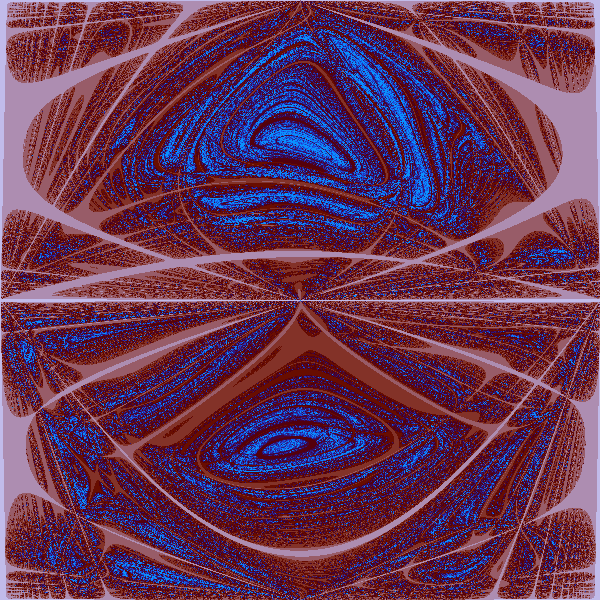
Frame 1 (no input)
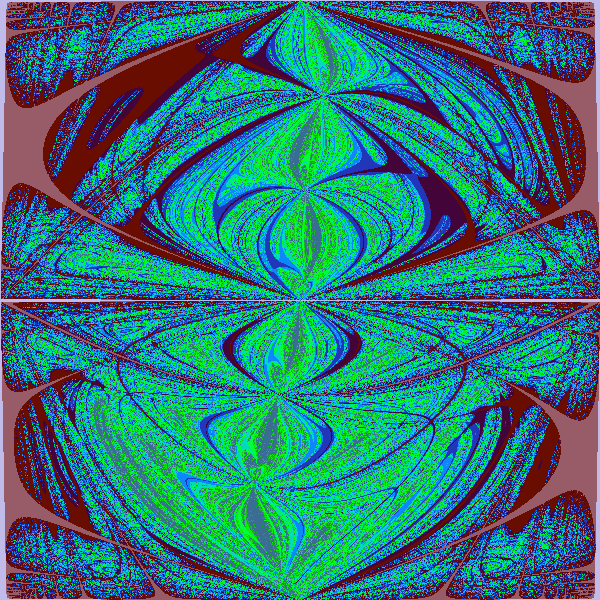
Frame 60 (the mouse pressed at the canvas centre just before this capture)
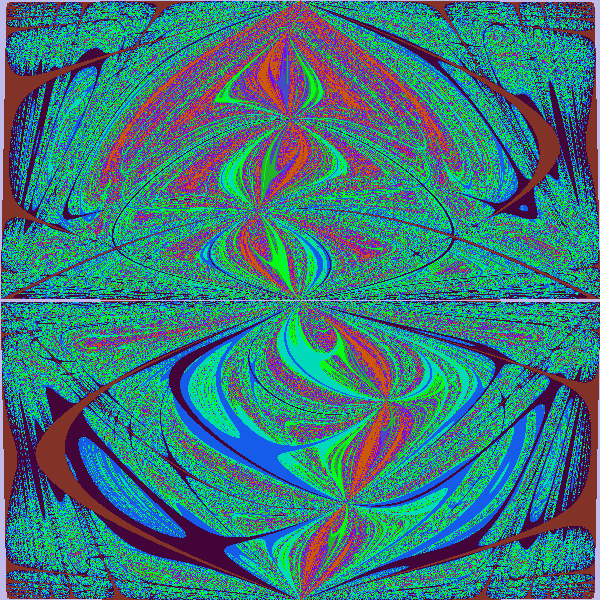
Frame 120 (the mouse held since frame 60 and released just before this capture)

The Processing sketch that drew these frames (run headless with seeded random() and noise(); from frame 60 on, the mouse is pressed at the canvas centre):

// Processing sketch: thornFractals
// ── thornFractals.pde

/**
 key input:
 <blanc>  select random thorn fractal
 1..7    select predefined thorn fractal
 c     set random sinus colors
 r     set random noisy colors
 g     set gray scaled colors
 p     toggle palette drawing
 i     toggle information display
 k     toggle zoom
 m     change pixel multi sampling (time*16)
 s     save "ThornFractal#.png"
 +/-    change escape value
 */

boolean useMultiSampling = false;
boolean showPalette = false;
boolean showInfo = true;
int picNr = 1;
float colChangeNum = 0.1;

void setup(){
  size(600, 600);
  setRandomThornData();
  randomColorPalette();
  fill(0);
  noiseDetail(1, 0.099);
}

void draw(){
  drawThornFractal();
}

void keyPressed(){
  if (key == '1') setThornData(0.102, -0.04);
  else if (key == '2') setThornData(1.098, 1.402);
  else if (key == '3') setThornData(9.984, 7.550);
  else if (key == '4') setThornData(0.662, 1.086);
  else if (key == '5') setThornData(-0.354, 0.162);
  else if (key == '6') setThornData(5.9375, 5.15625);
  else if (key == '7') setThornData(-2*PI, 2*PI);
  else if (key == ' ') setRandomThornData();
  else if (key == 'i') showInfo = !showInfo;
  else if (key == 'c') noisyColorPalette();
  else if (key == 'r') randomColorPalette();
  else if (key == 'm') changeMultiSampling();
  else if (key == '+') changeEscapeValue(+100);
  else if (key == '-') changeEscapeValue(-100);
  else if (key == 'k') if (ymax==PI) ymax = 0; 
  else ymax = PI;
  else if (key == 'z') zoomIn();
  else if (key == 'x') zoomOut();
}
//---------------------------------------------------------------
void mousePressed(){
  println ("mouse="+mouseX+","+mouseY);
  setThornData (mouseX*20.0/ width -10, mouseY * 20.0 / height-10.0);
}

color[] col = new color[256];

public void randomColorPalette(){
  println("randomColorPalette:");
  float deltax = 1;
  for (int ci=0; ci<256; ci++)
  {
    col[ci] = color(127+127*cos(    frameCount+deltax*0.022)
      , 127-127*sin( 55+frameCount+deltax*0.049)
      , 127-127*sin(155+frameCount+deltax*0.075));
    deltax *= 0.996;
    deltax += 2;
  }
}
//---------------------------------------------------------------
float xnoise = 0.0;
//---------------------------------------------------------------
void noisyColorPalette()
{
  println("noisyColorPalette:");
  float deltax = 0.1;
  //  final float mf = 455;  // Java mode
  final float mf = 2888; // JavaScript mode
  for (int ci=0; ci<256; ci++)
  {
    xnoise = xnoise + deltax;
    deltax *= 0.99;
    col[ci] = color (min(255, int (mf * noise(xnoise)))
      , min(255, int (mf * noise(xnoise+33)))
      , min(255, int (mf * noise(xnoise+77))));
  }
}
//---------------------------------------------------------------
void drawColorPalette()
{
  noStroke();
  fill (0);
  rect(0, height -277, width, height);
  for (int ci=0; ci<256; ci++)
  {
    noStroke();
    fill (col[ci]);
    rect (ci*2-2, height-20, ci*2, height-1);
    stroke(255, 50, 50);  
    point(ci*2, height-22-red(col[ci]));
    stroke(50, 255, 50);  
    point(ci*2, height-22-green(col[ci]));
    stroke(50, 50, 255);  
    point(ci*2, height-22-blue(col[ci]));
  }
}

//===============================================================
//  thorn data handling
//===============================================================

float escapeValue = 10000.0;
float xmin = -PI*0.5;
float xmax = +PI*0.5;
float ymin = -PI;
float ymax = +PI;

float cr, ci;     // constant real/imag
int multiSampleX = 1;   // 1..8
int multiSampleY = 1;   // 1..8
float multms = 8.0 / (multiSampleX * multiSampleY);

//---------------------------------------------------------------
void setThornData(float v1, float v2)
{
  println("setThornData: " + v1 + ", " +v2);
  ci = v1;
  cr = v2;
  frameCount = 1;
}
//---------------------------------------------------------------
void setRandomThornData()
{
  setThornData(random(-10, 10), random(-10, 10));
  //  setThornData(random(-1,1),random(-1,1));
}
//---------------------------------------------------------------
void changeMultiSampling()
{
  multiSampleX *= 2;  
  if (multiSampleX > 8) multiSampleX = 1;
  multiSampleY += 1;  
  if (multiSampleY > 4) multiSampleY = 1;
  useMultiSampling = multiSampleX > 1;
  println ("MultiSampling: " + multiSampleX +"*" + multiSampleY);
}
//---------------------------------------------------------------
void changeEscapeValue(int delta)
{
  println("escape value = " + round(escapeValue));
  escapeValue = constrain(escapeValue + delta, 100, 30000);
}
//---------------------------------------------------------------
void zoomIn(){
  xmin += (xmax-xmin)*0.25;   
  xmax -= (xmax-xmin)*0.25;
  ymin += (ymax-ymin)*0.25;   
  ymax -= (ymax-ymin)*0.25;
}

void zoomOut(){
  xmin -= (xmax-xmin)*0.25;   
  xmax += (xmax-xmin)*0.25;
  ymin -= (ymax-ymin)*0.25;   
  ymax += (ymax-ymin)*0.25;
}

void drawThornFractal(){
  int iterations = 10;
  float ir, ii, k, zi, zr, a, b;
  int px = width;
  int py = height;
  multms = 8.0;
  if (useMultiSampling){ 
    px *= multiSampleX;   // horizontal pixels
    py *= multiSampleY;   // vertical pixels
    multms = 8.0 / (multiSampleX * multiSampleY);
  }
  float cx = cr + cos(frameCount * 0.05);
  float cy = ci + sin(frameCount * 0.05);
  float[] sum = new float[width];   // line with value summaries
  int pixelOffset = 0;
  loadPixels();    
  for (int y=0; y < py; y++){
    zr = ymin + y * (ymax - ymin) / py;
    for (int x=0; x<px; x++){
      zi = xmin + x * (xmax - xmin) / px;
      ir = zr;
      ii = zi;
      for (k=0; k < iterations; k++){
        a = ir;
        b = ii;
        // default formula
        ir = a / cos(b) + cx;
        ii = b / sin(a) + cy;
        // variant 1
        //        ir = a/cos(b)*sin(b) +cx;
        //        ii = b/sin(a)*cos(a) +cy;
        // variant 2
        //        ir = a / sin(cos(b) * sin(b)) + cx;
        //        ii = b / cos(sin(a) * cos(a)) + cy;
        if (ir*ir + ii*ii > escapeValue)
          break;
      }
      if (useMultiSampling)
        sum[x/multiSampleX] += k;
      else pixels[pixelOffset++] = col[round(k*abs(colChangeNum))%256];
    }

    if (useMultiSampling)
      if ( (y % multiSampleY) == 0)
      {
        for (int ni=0; ni<width; ni++)
        { 
          pixels[pixelOffset++] = col[round(sum[ni]*multms)%256];
          sum[ni] = 0.1;
        }
      }
  }
  updatePixels();
  colChangeNum += 0.070;
}
